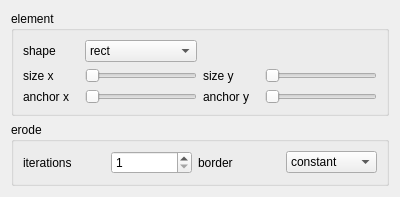
<?xml version="1.0" encoding="UTF-8"?>
<ui version="4.0">
 <class>DialogErode</class>
 <widget class="QDialog" name="DialogErode">
  <property name="geometry">
   <rect>
    <x>0</x>
    <y>0</y>
    <width>400</width>
    <height>184</height>
   </rect>
  </property>
  <property name="windowTitle">
   <string>Dialog</string>
  </property>
  <layout class="QGridLayout" name="gridLayout">
   <item row="0" column="0">
    <widget class="QGroupBox" name="groupBox">
     <property name="title">
      <string>element</string>
     </property>
     <layout class="QGridLayout" name="gridLayout_3" columnstretch="1,2,1,2">
      <item row="1" column="0">
       <widget class="QLabel" name="label">
        <property name="text">
         <string>size x</string>
        </property>
       </widget>
      </item>
      <item row="1" column="1">
       <widget class="QSlider" name="sliderSizeX">
        <property name="sizePolicy">
         <sizepolicy hsizetype="Preferred" vsizetype="Preferred">
          <horstretch>0</horstretch>
          <verstretch>0</verstretch>
         </sizepolicy>
        </property>
        <property name="minimum">
         <number>3</number>
        </property>
        <property name="orientation">
         <enum>Qt::Horizontal</enum>
        </property>
       </widget>
      </item>
      <item row="1" column="2">
       <widget class="QLabel" name="label_2">
        <property name="text">
         <string>size y</string>
        </property>
       </widget>
      </item>
      <item row="2" column="2">
       <widget class="QLabel" name="label_4">
        <property name="text">
         <string>anchor y</string>
        </property>
       </widget>
      </item>
      <item row="1" column="3">
       <widget class="QSlider" name="sliderSizeY">
        <property name="sizePolicy">
         <sizepolicy hsizetype="Preferred" vsizetype="Preferred">
          <horstretch>0</horstretch>
          <verstretch>0</verstretch>
         </sizepolicy>
        </property>
        <property name="minimum">
         <number>3</number>
        </property>
        <property name="orientation">
         <enum>Qt::Horizontal</enum>
        </property>
       </widget>
      </item>
      <item row="2" column="0">
       <widget class="QLabel" name="label_3">
        <property name="text">
         <string>anchor x</string>
        </property>
       </widget>
      </item>
      <item row="2" column="1">
       <widget class="QSlider" name="sliderAnchorX">
        <property name="maximum">
         <number>3</number>
        </property>
        <property name="orientation">
         <enum>Qt::Horizontal</enum>
        </property>
       </widget>
      </item>
      <item row="2" column="3">
       <widget class="QSlider" name="sliderAnchorY">
        <property name="maximum">
         <number>3</number>
        </property>
        <property name="orientation">
         <enum>Qt::Horizontal</enum>
        </property>
       </widget>
      </item>
      <item row="0" column="0">
       <widget class="QLabel" name="label_5">
        <property name="text">
         <string>shape</string>
        </property>
       </widget>
      </item>
      <item row="0" column="1">
       <widget class="QComboBox" name="cBxShape">
        <item>
         <property name="text">
          <string>rect</string>
         </property>
        </item>
        <item>
         <property name="text">
          <string>cross</string>
         </property>
        </item>
        <item>
         <property name="text">
          <string>ellipse</string>
         </property>
        </item>
       </widget>
      </item>
     </layout>
    </widget>
   </item>
   <item row="1" column="0">
    <widget class="QGroupBox" name="groupBox_2">
     <property name="title">
      <string>erode</string>
     </property>
     <layout class="QGridLayout" name="gridLayout_4">
      <item row="0" column="3">
       <widget class="QComboBox" name="cBxBorder">
        <item>
         <property name="text">
          <string>constant</string>
         </property>
        </item>
        <item>
         <property name="text">
          <string>replicate</string>
         </property>
        </item>
        <item>
         <property name="text">
          <string>reflect</string>
         </property>
        </item>
        <item>
         <property name="text">
          <string>reflect_101</string>
         </property>
        </item>
       </widget>
      </item>
      <item row="0" column="0">
       <widget class="QLabel" name="label_8">
        <property name="text">
         <string>iterations</string>
        </property>
       </widget>
      </item>
      <item row="0" column="2">
       <widget class="QLabel" name="label_9">
        <property name="text">
         <string>border</string>
        </property>
       </widget>
      </item>
      <item row="0" column="1">
       <widget class="QSpinBox" name="sBxDilateIterations">
        <property name="minimum">
         <number>1</number>
        </property>
        <property name="maximum">
         <number>20</number>
        </property>
       </widget>
      </item>
     </layout>
    </widget>
   </item>
  </layout>
 </widget>
 <resources/>
 <connections/>
</ui>
